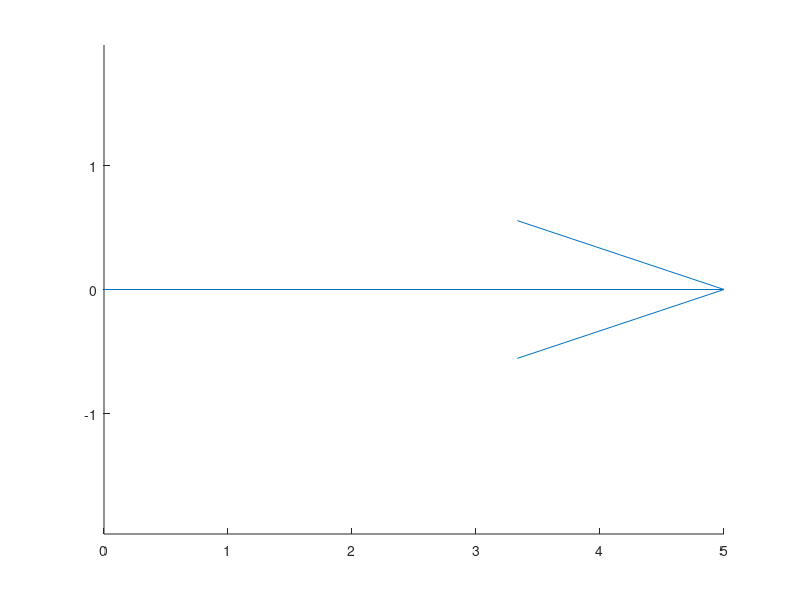

MATLAB code to generate this figure: (Note: this script raises an error after producing the figure.)
% one-off setup
ax  = axes();                 % your axes
axis equal                    % square pixels
hold(ax,'on')

% desired constant *data-space* length
arrowLen = 5;                 % whatever you want

% create the arrow once
h_arrow = quiver(ax, 0,0, arrowLen,0, 0);  % '0' ⇒ no autoscale
h_arrow.AutoScale    = 'off';  % belt-and-braces
h_arrow.MaxHeadSize  = 0.5;    % cosmetic

% update it in your loop
theta = linspace(0,2*pi,200);
for k = 1:numel(theta)
    u = arrowLen*cos(theta(k));
    v = arrowLen*sin(theta(k));
    set(h_arrow,'UData',u,'VData',v);  % no extra scaling factor
    drawnow
end
